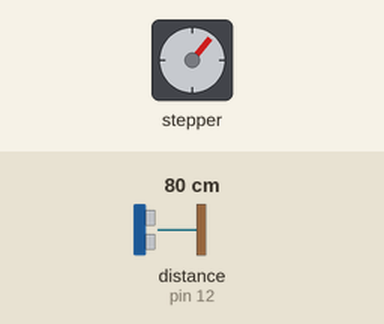
The sketch below on a simulated Arduino Uno, built with avr-gcc and run on an emulated ATmega328P. Parts: stepper motor. Wiring (inferred from the names in the program): ultrasonic range finder: trigger pin 13; echo pin 12. The test bench sets the inputs (shaded band); at power-on: distance to the obstacle (sensor on pin 12) 80 cm. The echo pulse lasts 58.3 µs per cm; stepper angles assume 2048 steps per turn.

Above: at 6.8 s.
6.9 s: distance to the obstacle (sensor on pin 12) set to 2 cm
At 12.02 s:
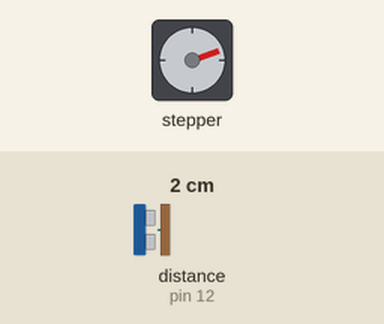
13.6 s: distance to the obstacle (sensor on pin 12) set to 4 cm
At 13.76 s:
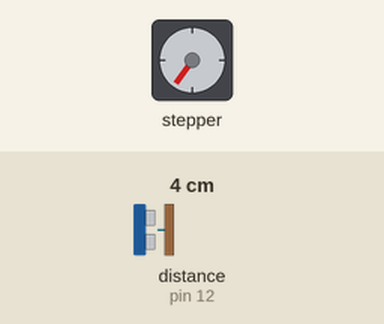
20.3 s: distance to the obstacle (sensor on pin 12) set to 9 cm
At 21.17 s:
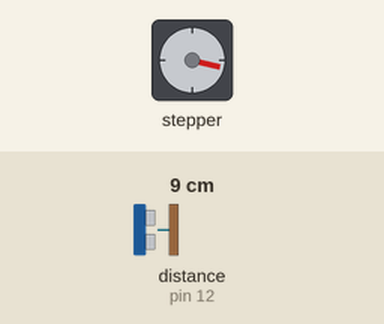
Timing chart, 0 to 38.2 s (numbered marks = the images above; inputs shaded):
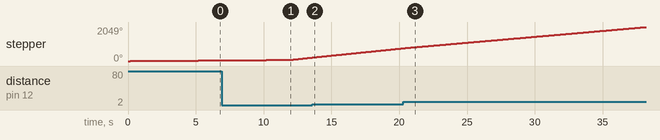

The sketch:

sensor_y_motor.ino
```cpp
#include <Stepper.h>

const int stepsPerRevolution = 2048;


Stepper myStepper(stepsPerRevolution, 8, 9, 10, 11);

int stepCount = 0;


const int trigPin = 13;
const int echoPin = 12;


long duration;
int distance;

void setup() {

  pinMode(trigPin, OUTPUT);
  pinMode(echoPin, INPUT);
  Serial.begin(9600);
  myStepper.setSpeed(1);
}

void loop() {

  digitalWrite(trigPin, LOW);
  delayMicroseconds(2);

  digitalWrite(trigPin, HIGH);
  delayMicroseconds(10);
  digitalWrite(trigPin, LOW);

  duration = pulseIn(echoPin, HIGH);

  distance = duration*0.034/2;

  int motorSpeed = map(distance, 0, 30, 15, 1);
  if(motorSpeed <1){
    motorSpeed = 1;
  }
  myStepper.setSpeed(motorSpeed);
  myStepper.step(stepsPerRevolution/10);

}
```
